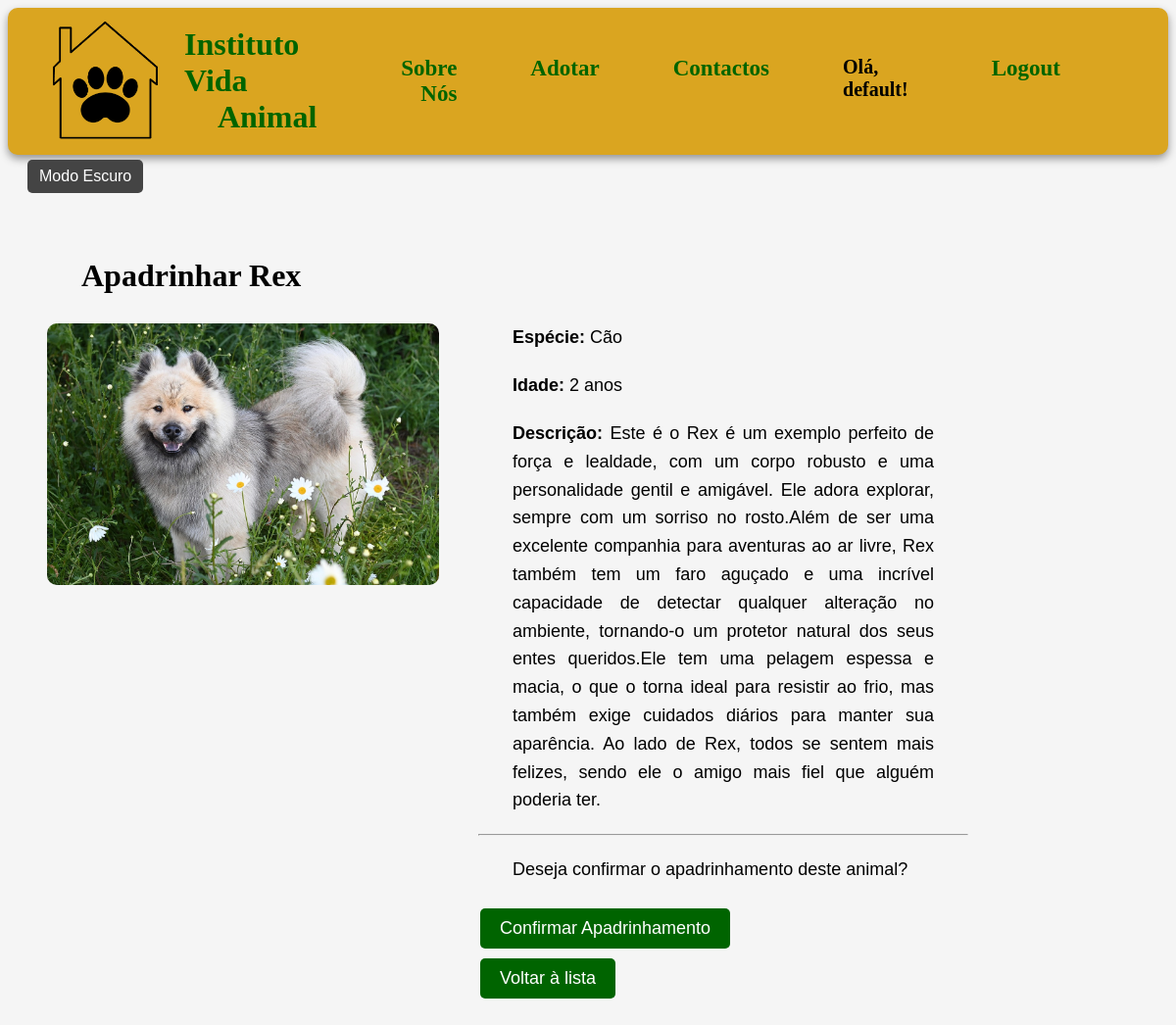
/apadrinhar/1/ (signed in), run on an earlier commit of the app's database.
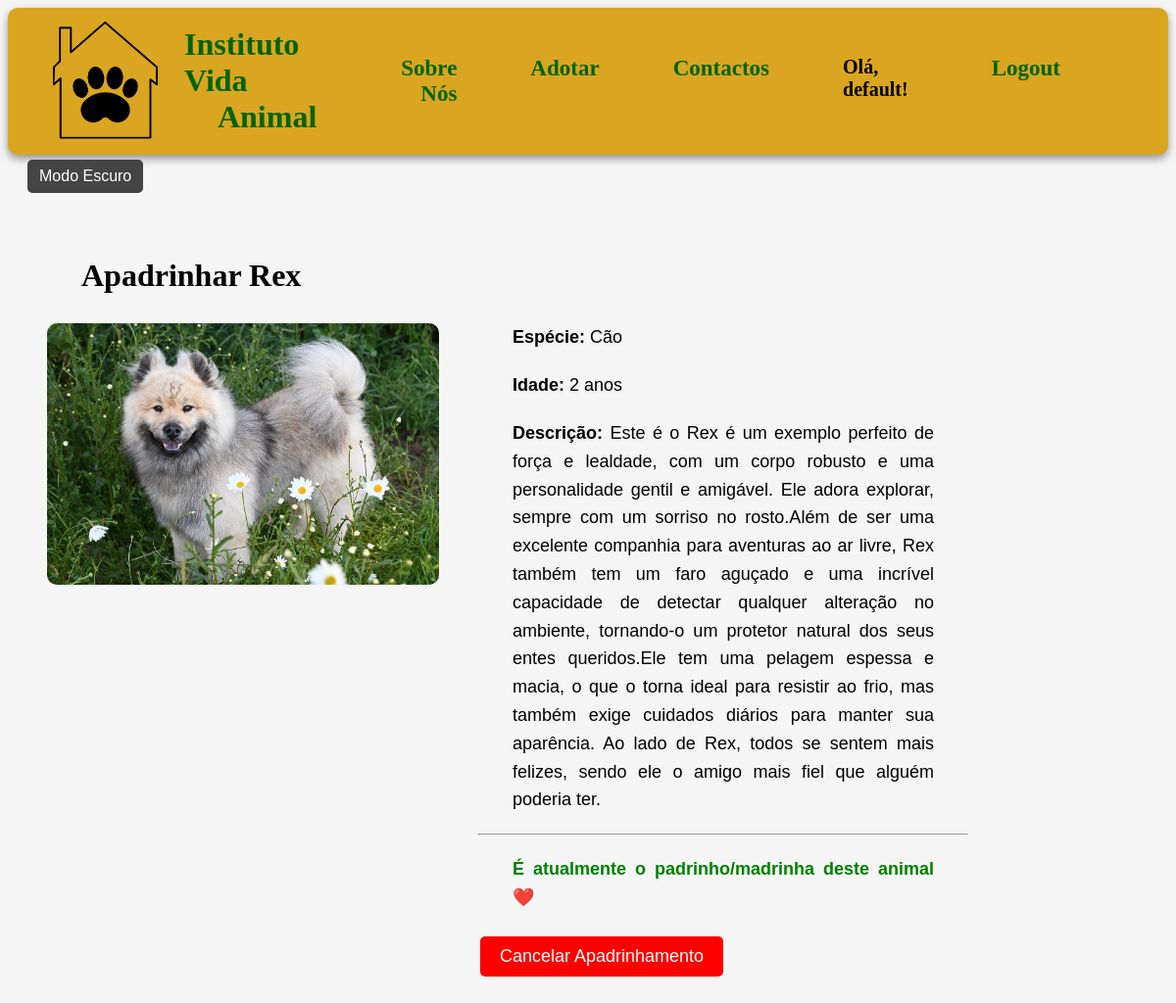
And on a later commit of the database.
### app_adocao/views.py (the view)
# urls.py: path('apadrinhar/<int:animal_id>/', views.apadrinhar, name='apadrinhar'),
@login_required
def apadrinhar(request, animal_id):
    animal = get_object_or_404(Animal, id=animal_id)
    if animal.padrinho and animal.padrinho != request.user:
        messages.warning(request, f"O {animal.nome} já foi apadrinhado por outro utilizador.")
        return render(request, 'site/apadrinhar.html', {'animal': animal})
    if request.method == "POST" and "cancelar" in request.POST:
        if animal.padrinho == request.user:
            animal.padrinho = None
            animal.save()
            messages.success(request, f"Apadrinhamento de {animal.nome} cancelado.")
        return render(request, 'site/apadrinhar.html', {'animal': animal})
    if request.method == "POST" and not animal.padrinho:
        animal.padrinho = request.user
        animal.save()
        messages.success(request, f"Parabéns! Agora é o padrinho/madrinha de {animal.nome}.")
        return render(request, 'site/apadrinhar.html', {'animal': animal})
    return render(request, 'site/apadrinhar.html', {'animal': animal})

### app_adocao/templates/site/apadrinhar.html (shortened to what this page needs)
<!DOCTYPE html>
<html lang="pt">
    <head>
        {% load static %}
        <link rel="stylesheet" href="{% static 'css/style.css' %}">
    </head>
    <body>
        <header class="cabecalho">
            <div style="gap: 20px; display: flex; align-items: center;">
                <img src="{% static 'imagens/logo.png' %}" alt="Logo do Instituto Vida Animal" class="logo">
                <a class="home" style="font-size: 32px; font-family: cursive; font-weight: bolder;" href="/">Instituto Vida Animal</a>
            </div>
            <nav>
                <a style="font-size: 23px;" href="../../sobreNos">Sobre Nós</a>
                <a style="font-size: 23px;" href="../../adotar">Adotar</a>
                <a style="font-size: 23px;" href="../../contactos">Contactos</a>
                {% if user.is_authenticated %}
                    <span style="font-size: 20px; margin-right: 10px;">Olá, {{ user.username }}!</span>
                    <a style="font-size: 23px;" href="{% url 'logout' %}">Logout</a>
                {% else %}
                    <a style="font-size: 23px;" href="{% url 'sign_in' %}">Login</a>
                {% endif %}
            </nav>
        </header>
        <button id="darkModeToggle">Modo Escuro</button>
        <main style="padding: 40px;">
            <h1>Apadrinhar {{ animal.nome }}</h1>
            <div style="display: flex; gap: 40px; align-items: flex-start; margin-top: 30px;">
                <img src="{{ animal.imagem.url }}" alt="Imagem de {{ animal.nome }}" width="400" style="border-radius: 10px;">
                <div style="max-width: 500px;">
                    <p><strong>Espécie:</strong> {{ animal.get_especie_display }}</p>
                    <p><strong>Idade:</strong> {{ animal.idade }} anos</p>
                    <p><strong>Descrição:</strong> {{ animal.descricao }}</p>
                    <hr style="margin: 20px 0;">
                    {% if not animal.padrinho %}
                        <form method="post">
                            <p>Deseja confirmar o apadrinhamento deste animal?</p>
                            <button type="submit" style="padding: 10px 20px; font-size: 18px; background-color: darkgreen; color: white; border: none; border-radius: 5px; cursor: pointer;">
                                Confirmar Apadrinhamento
                            </button>
                        </form>
                        <a href="{% url 'adotar' %}"><button style="padding: 10px 20px; font-size: 18px; background-color: darkgreen; color: white; border: none; border-radius: 5px; cursor: pointer;">Voltar à lista</button></a>
                    {% elif animal.padrinho == user %}
                        <p style="color: green; font-weight: bold;">É atualmente o padrinho/madrinha deste animal ❤️</p>
                        <form method="post">
                            <button type="submit" name="cancelar" style="padding: 10px 20px; font-size: 18px; background-color: red; color: white; border: none; border-radius: 5px; cursor: pointer;">
                                Cancelar Apadrinhamento
                            </button>
                        </form>
                    {% else %}
                        <p style="color: red; font-weight: bold;">Este animal já foi apadrinhado por outro utilizador.</p>
                    {% endif %}
                </div>
            </div>
        </main>
    </body>
</html>

What changed in the data, as far as the page shows it:
changed Animal "Rex": padrinho_id 1 → 6 (drawn)
Also different on the page:
text no longer shown: "Deseja confirmar o apadrinhamento deste animal? Confirmar Apadrinhamento Voltar à lista"
text now shown: "É atualmente o padrinho/madrinha deste animal ❤️ Cancelar Apadrinhamento"
